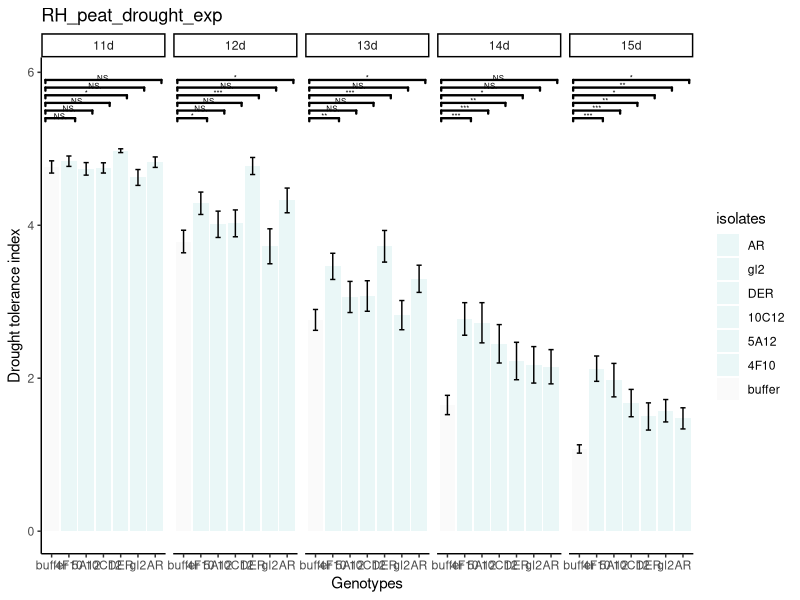

The R script that drew this image:
## ---- chunk 1
knitr::opts_chunk$set(echo = TRUE)
## ---- chunk 2
library(dplyr)
library(ggplot2)
library(ggsignif)
data <- read.csv("peat_isolates_DRI.csv", header = TRUE, row.names = 1)
data <- data %>%
  mutate(group = paste(isolates, date, sep = "_"),
         Measure = measure,
         Value = value,
         Sample = paste(isolates, date, plot, position, sep = "_"))

data$isolates <- factor(data$isolates, levels = c("buffer", "4F10", "5A12", "10C12", "DER", "gl2", "AR"))
data$date <- factor(data$date, levels = c("11d", "12d", "13d", "14d", "15d"))

p0 <- ggplot(data, aes(isolates, Value, fill = isolates)) +
  geom_bar(stat = "summary", fun = mean, position = "dodge") +
  stat_summary(geom = "errorbar", fun.data = 'mean_se', width = 0.3) +
  labs(x = "Genotypes", y = "Drought tolerance index") +
  scale_fill_manual(values = c("grey98", rep("#EAF7F7", 6)), guide = guide_legend(reverse = TRUE)) +
  facet_grid(~date, scales = 'free')

p01 <- p0 +
  geom_signif(comparisons = list(
    c("buffer", "4F10"),
    c("buffer", "5A12"),
    c("buffer", "10C12"),
    c("buffer", "DER"),
    c("buffer", "gl2"),
    c("buffer", "AR")
  ), map_signif_level = TRUE, test = "t.test", y_position = 5.2 + 0.1 * (0:5), tip_length = 0.01, textsize = 2.0, vjust = 1.0, extend_line = 0.05, size = 0.8, color = "black") +
  labs(title = "RH_peat_drought_exp")

pf <- p01 + theme_classic()
pf
# 菌株名字对照合成菌群接菌策略修改

